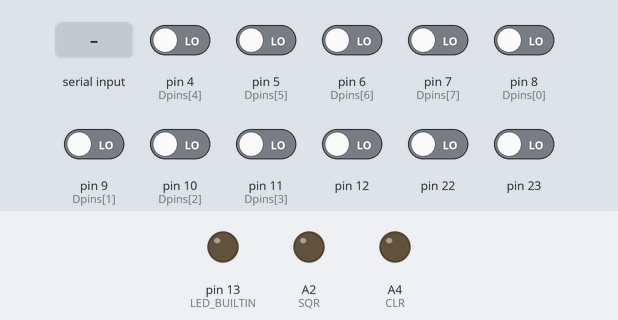
A sketch run on a simulated Arduino Nano, built with avr-gcc and run on an emulated ATmega328P. Parts: output pins drawn as LEDs (lit = HIGH). The inputs (shaded band) are chosen by the test bench; at power-on: pin 4 (Dpins[4]), pin 5 (Dpins[5]), pin 6 (Dpins[6]), pin 7 (Dpins[7]), pin 8 (Dpins[0]), pin 9 (Dpins[1]), pin 10 (Dpins[2]), pin 11 (Dpins[3]), pin 12, pin 22, pin 23 LOW. What the sketch prints to the serial monitor is not drawn.

Above: at 1.2 s.
1.3 s: "r90\n" received over Serial
At 2.1 s:
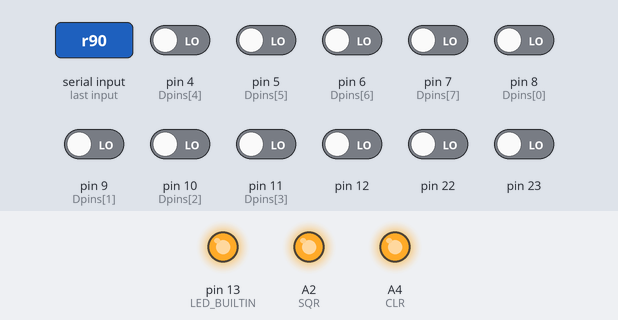
3.8 s: "r" received over Serial
At 6.2 s:
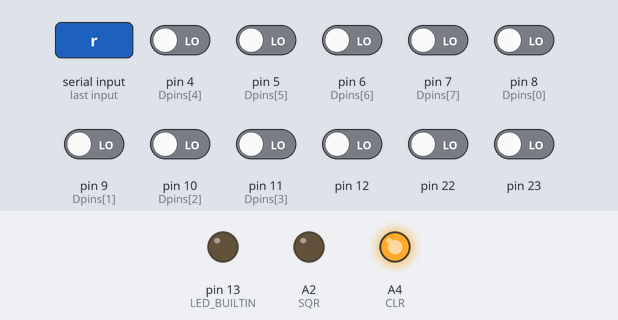
Timing chart, 0 to 7.7 s (numbered marks = the images above; inputs shaded):
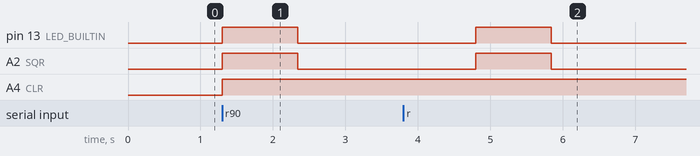

The sketch:

HamegNanoInterface.ino
```cpp
// (licence header left out)
// -------------------------------------------------------------------------------
// Pin Mappings

// Data Pins, in right order
const byte Dpins[8] = { 8, 9, 10, 11, 4, 5, 6, 7 };
// Other Pins
#define CHSEL A5
#define CLR A4
#define CLK A3
#define SQR A2
#define TE A1
#define RESET A0

// -------------------------------------------------------------------------------
// Ascii or binary protocoll, here default settings, change with a = ascii and b = binary

boolean asciiOutput = true;

// -------------------------------------------------------------------------------
// Inline helper functions

// parallel read data pins, see table above
inline byte parallelRead() {
  return (PINB & 0x0f) | (PIND & 0xf0);
}

// set CLR
inline void clr(const boolean v) {
  digitalWrite(CLR, v);
}

// set CLK
inline void clk(const boolean v) {
  digitalWrite(CLK, v);
}

// Set SQR
inline void sqr(const boolean v) {
  digitalWrite(SQR, v);
}

// Set TE
inline boolean te() {
  return digitalRead(TE);
}

// disable all outputs, set to input
inline void disableOutput() {
  pinMode(CLR, INPUT);
  pinMode(CLK, INPUT);
  pinMode(SQR, INPUT);
  // Momentan noch nicht genutzt, erst mal als Input
  pinMode(CHSEL, INPUT);
  pinMode(RESET, INPUT);
  // Normale Inputs ebenfalls setzen
  pinMode(TE, INPUT);
}

// enable all outputs, set to output and to default value
inline void enableOutput() {
  pinMode(CLR, OUTPUT);
  clr(HIGH);
  pinMode(CLK, OUTPUT);
  clk(LOW);
  pinMode(SQR, OUTPUT);
  sqr(LOW);
}

// -------------------------------------------------------------------------------
// Setup

void setup() {
  Serial.begin(115200);
  if (asciiOutput) {
    Serial.println("HM205-3 Scope Interface");
    Serial.println("Activate 'STOR' befor reading and data.");
  }

  // Configure pins for parallel input
  for (byte i = 0; i < 8; i++) pinMode(Dpins[i], INPUT);
  // Configure remaining pins, Port C, see above, set to input per default
  disableOutput();
  // initialize digital pin LED_BUILTIN as an output.
  pinMode(LED_BUILTIN, OUTPUT);
}

// -------------------------------------------------------------------------------
// Loop

void loop() {
  // Wait for command
  if (Serial.available()) {
    char command = Serial.read();
    // command switch
    switch (command) {
      case 'a':  // Switch to ascii output
        asciiOutput = true;
        break;
      case 'b':  // Switch to binary output
        asciiOutput = false;
        break;
      case 'r':  // Read Data
        readData(Serial.parseInt());
        break;
      case 's':  // Status
        {
          const byte s = PINC;
          if (asciiOutput) {
            Serial.print("Status ");
            Serial.println(s, BIN);
            Serial.print(", CHSEL ");
            Serial.print(bitRead(s, 5));
            Serial.print(", CLR ");
            Serial.print(bitRead(s, 4));
            Serial.print(", CLK ");
            Serial.print(bitRead(s, 3));
            Serial.print(", SQR ");
            Serial.print(bitRead(s, 2));
            Serial.print(", TE ");
            Serial.print(bitRead(s, 1));
            Serial.print(", TE (digitalRead) ");
            Serial.print(te());
            Serial.print(", RESET ");
            Serial.print(bitRead(s, 0));
            Serial.println();
            Serial.print("Value ");
            Serial.println(parallelRead());
          } else {
            Serial.write(s);
          }
        }
        break;
    };  // End Switch
  }     // end if
}  // End loop

// -------------------------------------------------------------------------------
// Read Data

/* Read one or two channels
 *  HM 205-3 has 2048 bytes per channel.
 *  If only one channel is active and two channels should be read, the first channel ist repeated.
 */
void readData(byte channel) {
  digitalWrite(LED_BUILTIN, HIGH);  // turn the LED on (HIGH is the voltage level)
  if (asciiOutput) {
    Serial.print("Start Read, channel = ");
    Serial.println(channel);
  }
  const int n = (channel == 1) ? 2048 : 4096;  // Number of bytes to read
  enableOutput();
  delay(1);
  // Set SQR to HIGH level, want to read ...
  sqr(HIGH);
  delayMicroseconds(10);
  // Reset Counter
  clr(LOW);
  delayMicroseconds(10);
  clr(HIGH);
  delayMicroseconds(5);
  // Read Data and Output to Serial Port
  for (int i = 0; i < n; i++) {
    // todo check clock defintion and timing
    clk(HIGH);
    delayMicroseconds(1);
    const uint8_t d = parallelRead();
    if (asciiOutput) {
      Serial.println(d, DEC);
    } else {
      Serial.write(d);
    }
    clk(LOW);
    delayMicroseconds(1);
  }
  // Set SQR back to LOW
  sqr(LOW);
  delay(1);
  // disable all outputs, set to input
  disableOutput();
  digitalWrite(LED_BUILTIN, LOW);  // turn the LED off by making the voltage LOW
}  // End of readData
```

Measured:
- after the input at 1.3 s, pin 13 (LED_BUILTIN), A2 (SQR): LOW → HIGH at once, → LOW 1.0 s later; A4 (CLR): LOW → HIGH at once
- after the input at 3.8 s, pin 13 (LED_BUILTIN), A2 (SQR): LOW → HIGH after 1.0 s, → LOW 1.0 s later
